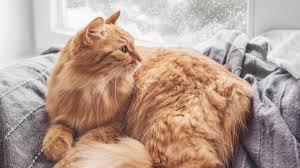
#> input picture opencv/data/cat images/cat-4.png, 300 x 168 px; its folder holds 4 pictures in this run
$ jupyter execute le_1.ipynb
#> lines starting #> are read from the running program, lines starting #| are printed output that depends on the picture
[cell 1]
import cv2 as cv
from PIL import Image
import numpy as np
from IPython.display import display
import os

BASE_DATA_DIR = "../data"
CATS = "/cat images"
VIDEOS = "/videos"

os.listdir(BASE_DATA_DIR + CATS)

[cell 2]
img = cv.imread(BASE_DATA_DIR + CATS + "/cat-4.png")
#> img is the input picture: shape (168, 300, 3); mean B, G, R 145.1, 158.4, 182.6
display(Image.fromarray(cv.cvtColor(img, cv.COLOR_BGR2RGB)))

[cell 3]
# translation
def translate(img, x, y):
#> called with x = 100, y = 20
    transMat = np.float32([[1, 0, x], [0, 1, y]])
    dim = (img.shape[1], img.shape[0])
#> dim = (300, 168)
    return cv.warpAffine(src=img, M=transMat, dsize=dim)
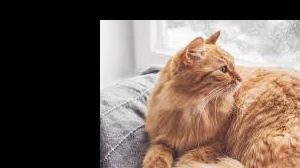
#> returned value: shape (168, 300, 3); mean of channels 0, 1, 2 85.4, 95.4, 111.7; drawn as B, G, R

[cell 4]
# Image translation
# -x => left, x => right
# -y => up, y => down
dst = translate(img, 100, 20)
display(Image.fromarray(cv.cvtColor(dst, cv.COLOR_BGR2RGB)))

[cell 5]
dst = translate(img, -50, -50)
#> call 2 of translate, with x = -50, y = -50
#> in translate (call 2), `return cv.warpAffine(src=img, M=transMat, dsize=dim)`:
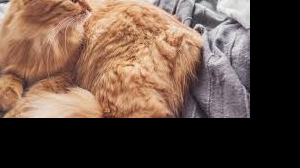
#> returned value: shape (168, 300, 3); mean of channels 0, 1, 2 66.8, 78.7, 100.4; drawn as B, G, R
display(Image.fromarray(cv.cvtColor(dst, cv.COLOR_BGR2RGB)))

[cell 6]
# Rotation
def rotate(img, angle, rotPoint=None):
#> called with angle = 30
    (h, w) = img.shape[:2]
#> h = 168; w = 300

    if rotPoint is None:
        rotPoint = (w // 2, h // 2) # center
#> rotPoint = (150, 84)

    rot_mat = cv.getRotationMatrix2D(center=rotPoint, angle=angle, scale=1.0)
    dims = (w, h)
#> dims = (300, 168)
    return cv.warpAffine(img, rot_mat, dims)
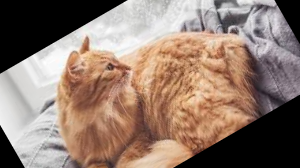
#> returned value: shape (168, 300, 3); mean of channels 0, 1, 2 111.1, 123.6, 145.8; drawn as B, G, R

[cell 7]
# -angle => clockwise
dst = rotate(img, 30)
display(Image.fromarray(cv.cvtColor(dst, cv.COLOR_BGR2RGB)))

[cell 8]
# rotate a rotated image
# rotating a rotated image will add a skew effect
rotated = rotate(dst, 45)
#> call 2 of rotate, with angle = 45
#> in rotate (call 2), `return cv.warpAffine(img, rot_mat, dims)`:
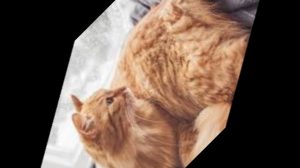
#> returned value: shape (168, 300, 3); mean of channels 0, 1, 2 72.8, 85.1, 105.1; drawn as B, G, R
display(Image.fromarray(cv.cvtColor(rotated, cv.COLOR_BGR2RGB)))

[cell 9]
# Flip
# flip code
# - 0: vertically
# - 1: horizontally
# - -1: both of the above
dst = cv.flip(img, flipCode=1)
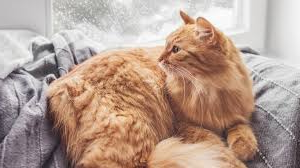
#> dst: shape (168, 300, 3); mean B, G, R 145.1, 158.4, 182.6
display(Image.fromarray(cv.cvtColor(dst, cv.COLOR_BGR2RGB)))

[cell 10]
dst = cv.flip(img, 0)
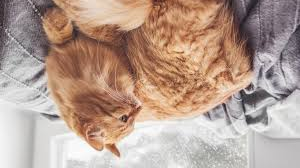
#> dst: shape (168, 300, 3); mean B, G, R 145.1, 158.4, 182.6
display(Image.fromarray(cv.cvtColor(dst, cv.COLOR_BGR2RGB)))

[cell 11]
# Resize
# interpolation=cv.INTER_AREA is useful if you want to resize the image to a smaller size
# interpolation=cv.INTER_LINEAR is useful if you want to resize the image to a larger size
# interpolation=cv.INTER_CUBIC is useful if you want to resize the image to a larger size (slower but better quality)
resized = cv.resize(img, dsize=(164, 128), interpolation=cv.INTER_AREA)
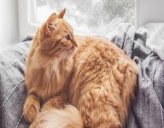
#> resized: shape (128, 164, 3); mean B, G, R 145.1, 158.4, 182.6
resized = cv.cvtColor(resized, cv.COLOR_BGR2RGB)
display(Image.fromarray(resized))

[cell 12]
# Cropping
cropped = img[50:150, 100:200]
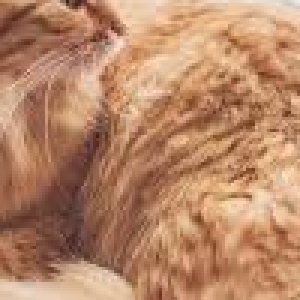
#> cropped: shape (100, 100, 3) (shown 3 times larger); mean B, G, R 103.7, 134.9, 183.7
cropped = cv.cvtColor(cropped, cv.COLOR_BGR2RGB)
display(Image.fromarray(cropped))
